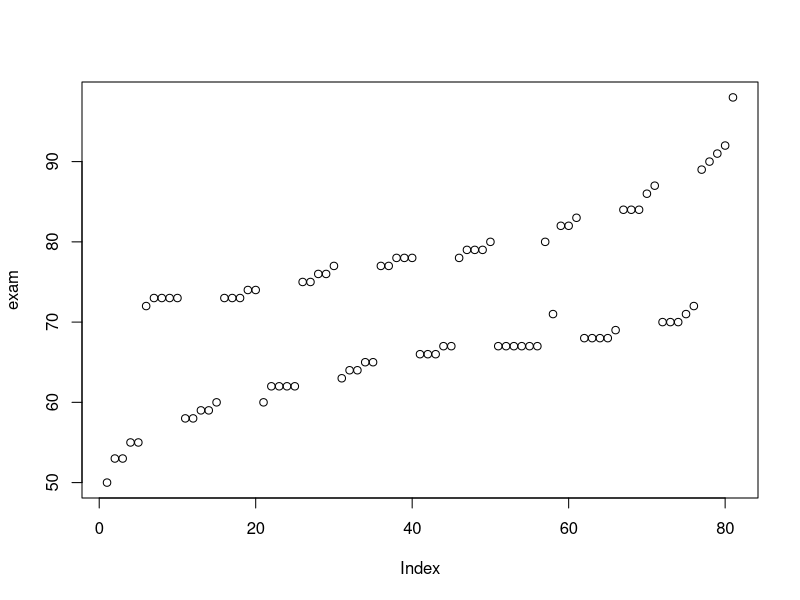
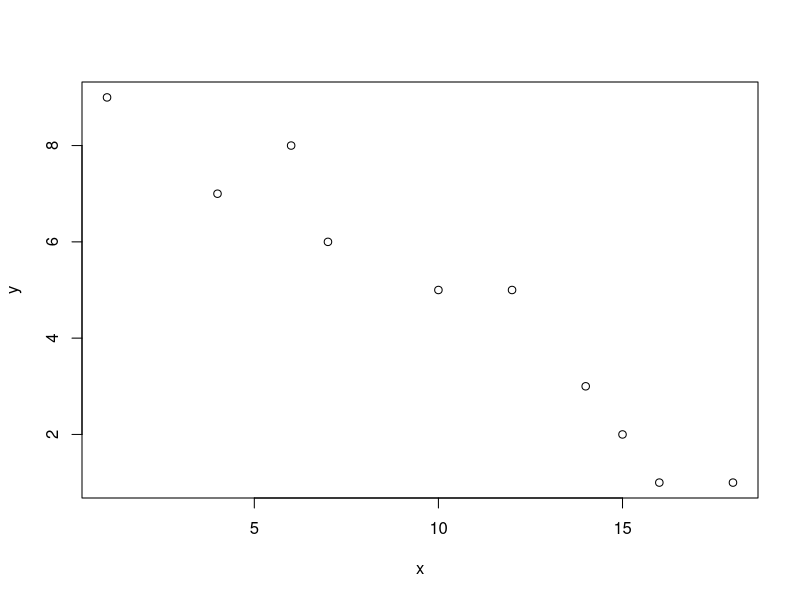
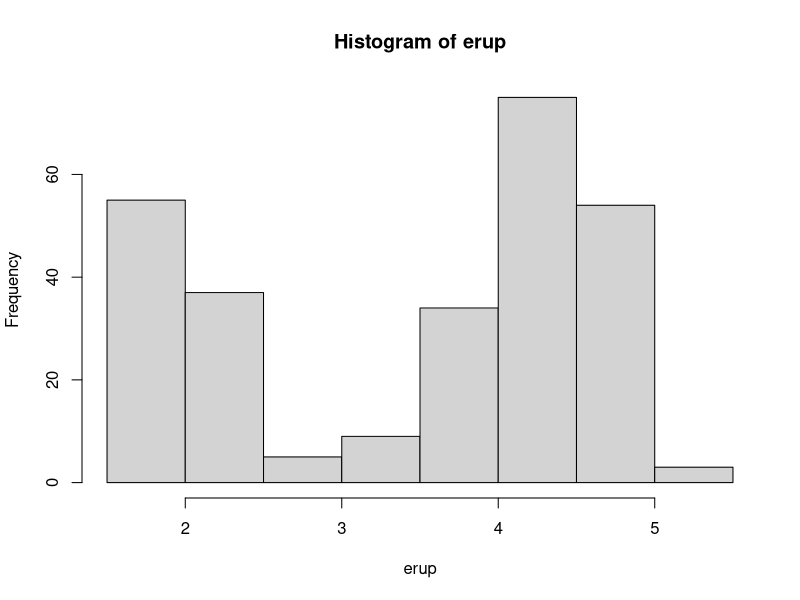
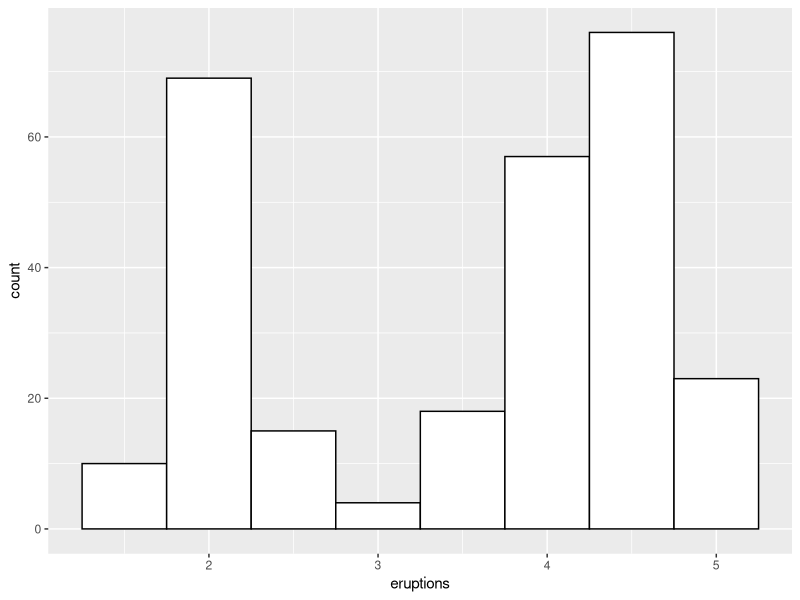
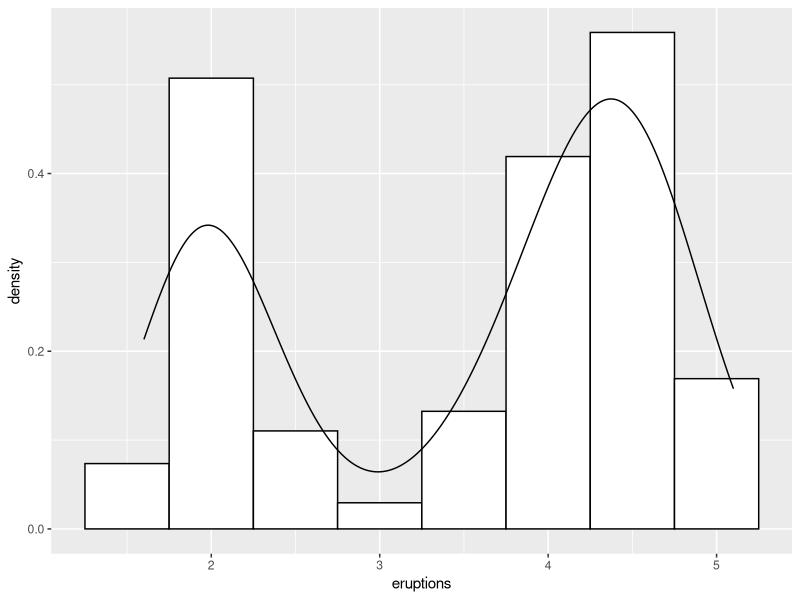
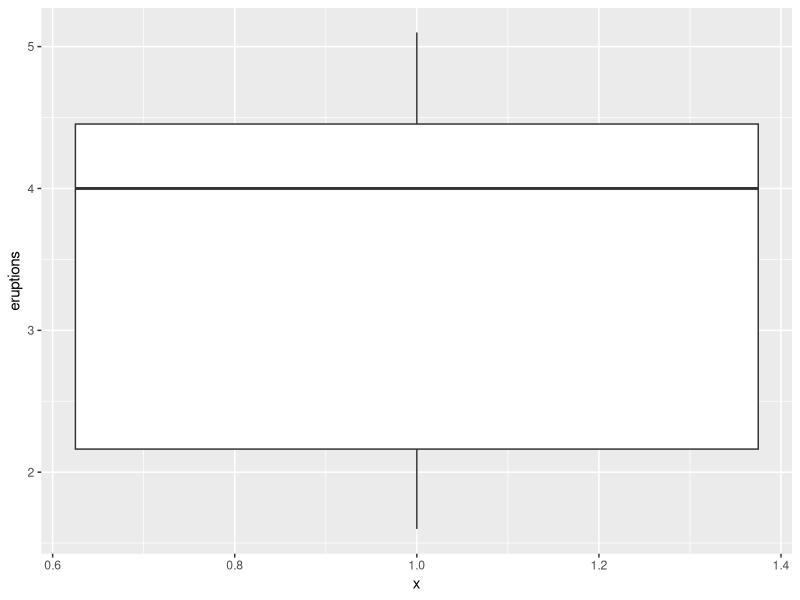
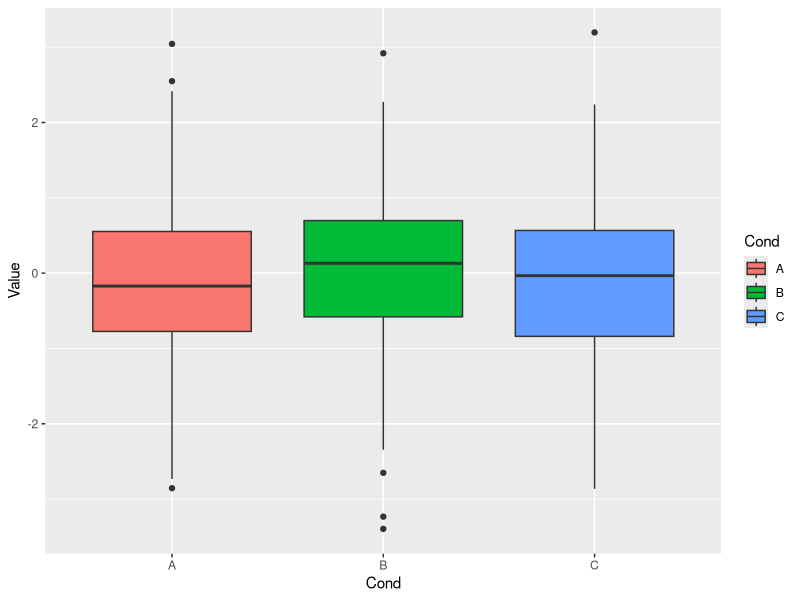
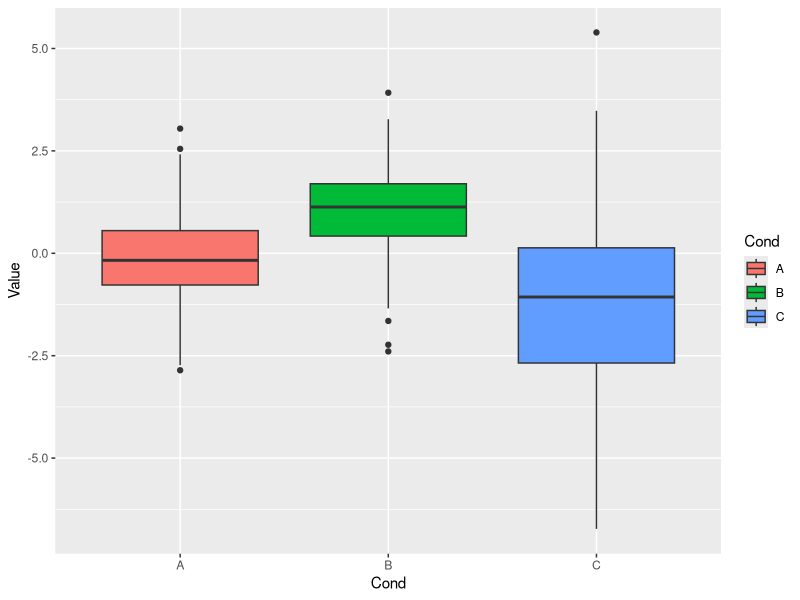

Here is the R script that generated these plots, in order:
# =====================
# 모집단과 표본
# =====================
# =====================
# 1. 단순랜덤추출
# =====================
# - X가 1~100까지의 값을 가진다고 하자. 
# - 1. 비복원추출로 10개의 sample 데이터를 추출해 보자.
# - 2. 복원추출로 10개의 sample 데이터를 추출해 보자.

# 참고) sample 함수로 prob인자를 사용하면 가중치를 이용한 표본추출을 할 수 있다. 

# 1-1) 비복원추출
x <- c(1:100)
sample(x, size = 10, replace = FALSE) # default 

# 1-2) 복원추출
sample(x, size = 10, replace = TRUE)

# 참고) 가중치를 이용한 표본추출
sample(x, size = 10, prob = 1:100)

# =====================
# 2. 층화추출
# =====================
# - 'iris'데이터에서 'Species'에 따라 단순랜덤추출을 3개씩 해 보자.
# install.packages("sampling")
library(sampling)
m <- strata(data = iris,      # 층화추출 함수
	   stratanames = "Species",	# 층화추출에 사용될 변수
	   size = c(3,3,3),		# 각 층의 크기
	   method = "srswor")	# 비복원 단순임의추출 (srswr 복원 단순임의추출)

sampling_data1 <- getdata(iris, m)
sampling_data1

# =====================
# 위치 측도와 산포 측도
# =====================
#-시험성적 데이터에 대한 위치측도와 산포측도를 확인해 보자.

#시험 성적
exam <- c(50,53,53,55,55,72,73,73,73,73,58,58,59,
          59,60,73,73,73,74,74,60,62,62,62,62,75,75,76,76,
          77,63,64,64,65,65,77,77,78,78,78,66,66,66,67,67,
          78,79,79,79,80,67,67,67,67,67,67,80,71,82,82,83,
          68,68,68,68,69,84,84,84,86,87,70,70,70,71,72,89,90,91,92,98) 

#plot
plot(exam)

#기본 정보
summary(exam)

### 위치 측도 ###
#표본평균
mean(exam)
#중앙값
median(exam)
#p% 분위수
p <- 0.5
quantile(exam,p) # = 중앙값

### 산포 측도 ###
#표본분산
var(exam)
#표본표준편차
sd(exam)
#범위
range(exam)
#사분위수 범위
IQR(exam)

loc.para <- data.frame(mean=mean(exam), median=median(exam), percentile_20=quantile(exam,0.2))
dis.para <- data.frame(variance=var(exam), sd=sd(exam), mad=mad(exam), IQR=IQR(exam))

#==========================
# 도수분포표와 줄기 잎 그림 : 수치형 데이터의 분포 시각화 (히스토그램, density plot 등)
#==========================
#-시험성적 데이터에 대한 도수분포표 및 줄기 잎 그림을 확인해 보자.
#도수분포표 (cut함수와 table함수로 구할 수 있다)
#50부터 100까지 계급의 크기는 5로
frequency.table <- cut(exam, breaks = seq(50,100,5)) # 계급 구간
table(frequency.table)

#줄기 잎 그림 (stem 함수를 이용해서 그릴 수 있다)
sort(exam)
stem(exam) #6~7에 데이터가 모여있다 
stem(exam, scale = 0.5)


#===================
# 상관계수와 공분산
#===================
#데이터
x <- c(10,15,16,1,4,6,18,12,14,7)
y <- c(5,2,1,9,7,8,1,5,3,6)

#산점도
plot(x,y)

#표본상관계수
cor(x,y)

#표본공분산 (상관계수 * 표준편차)
cov(x,y)
cor(x,y)*sd(x)*sd(y)


#=============
# 왜도와 첨도
#=============
#e1071 패키지가 필요하다면 설치
#install.packages('e1071')
library(e1071)

#올드페이스풀 간헐천에서 분출 시간(분)을 나타냄
erup <- faithful$eruptions

#왜도
skewness(erup)
#첨도
kurtosis(erup)
#히스토그램
hist(erup) #대칭이 아님

# 왜도가 0보다 작으므로 좌측 긴 꼬리를 가진다고 유추할 수 있다.
# 첨도가 0보다 작으므로 정규분포보다 납작하다고 유추할 수 있다.
# 히스토그램을 통해 양봉을 가진 그래프로 확인할 수 있다. 


#===========
# 히스토그램 + 확률밀도함수 추정값
#===========
#e1071 패키지가 필요하다면 설치
# install.packages('e1071')
# install.packages('ggplot2')
library(e1071)
library(ggplot2)
#올드페이스풀간헐천에서 분출 시간(분)을 나타냄
#faithful 데이터의 eruption 변수를 사용
#ggplot에서는 기본 벡터로는 그려지지 않으므로 데이터프레임을 사용해야함

#빈도 히스토그램
#binwidth에서 계급의 폭 결정할 수 있음
ggplot(faithful, aes(x=eruptions)) +
  geom_histogram(binwidth=.5, colour="black", fill="white")

#확률 분포 히스토그램
#aes(y=..density..)으로 Y축에는 상대도수가 나오며 
#geom_density()에 의해 확률밀도함수의 추정 값이 그려짐
ggplot(faithful, aes(x=eruptions)) +
  geom_histogram(aes(y=..density..), binwidth=.5, colour="black", fill="white") + 
  geom_density()

#=========
# 상자그림
#=========
#e1071 패키지가 필요하다면 설치
#install.packages('e1071')
library(e1071)
library(ggplot2)
#올드페이스풀간헐천에서 분출 시간(분)을 나타냄
#faithful 데이터의 eruption 변수를 사용
#ggplot에서는 기본 벡터로는 그려지지 않으므로 데이터프레임을 사용해야함

#상자그림
ggplot(faithful, aes(x=1, y=eruptions)) + geom_boxplot()
#상자그림에서 나타내는 것
summary(faithful$eruptions)

#여러 그룹의 상자그림을 한번에 나타내기
#데이터는 표준정규분포에서 생성
set.seed(1234)
dat1 <- data.frame(Cond = factor(rep(c("A","B","C"), each=200)), 
                  Value = rnorm(600))

#Cond 그룹에 세개의 상자그림. 색은 fill=Cond 옵션에 의해 구분된 것
ggplot(dat1, aes(x=Cond, y=Value, fill=Cond)) + geom_boxplot()

#여러 그룹의 상자그림을 한번에 나타내기 (평균, 표준편차 다르게)
#데이터는 표준정규분포에서 생성
set.seed(1234)
dat2 <- data.frame(Cond = factor(rep(c("A","B","C"), each=200)), 
                  Value = c(rnorm(200), rnorm(200,1,1), rnorm(200, -1, 2)))

#Cond 그룹에 세개의 상자그림. 색은 fill=Cond 옵션에 의해 구분된 것
ggplot(dat2, aes(x=Cond, y=Value, fill=Cond)) + geom_boxplot()
